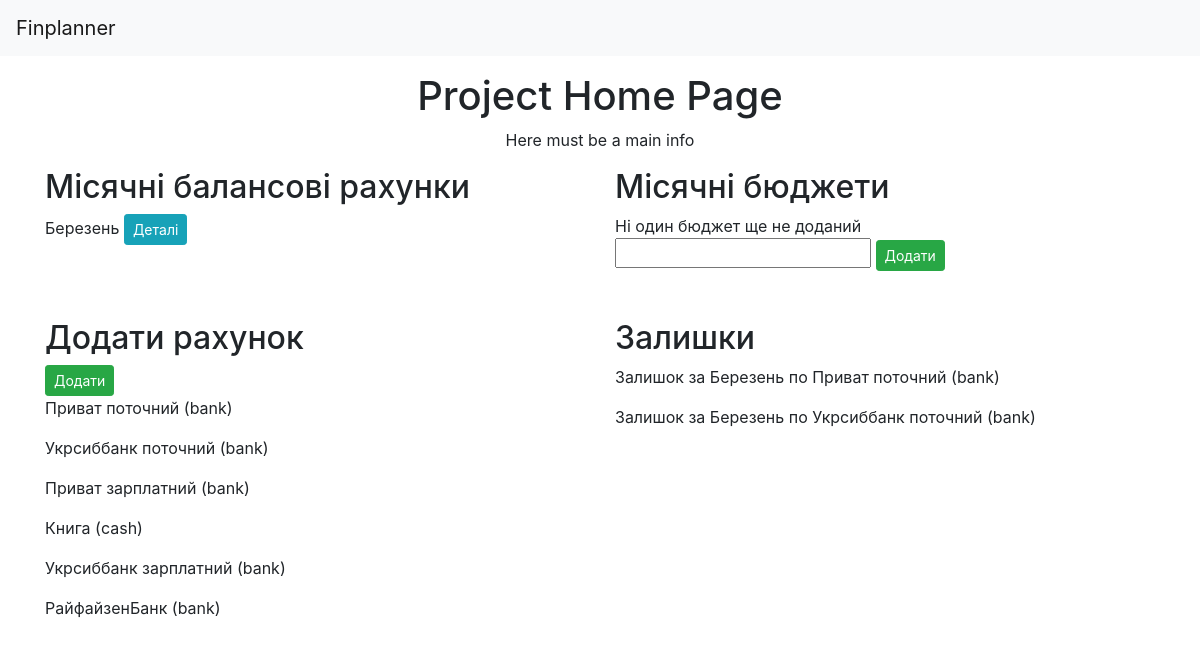
The page / on the database its author committed.
### finance/models/month.py (models this page shows, shortened)
class Month(models.Model):
    class Meta:
        verbose_name = "month"
        verbose_name_plural = "months"
    name = models.CharField(
        max_length=50,
        blank=False,
        null=False,
        verbose_name="Month Name"
    )
    balance = models.IntegerField(
        blank=False,
        null=False,
        default=0,
        verbose_name="Money Amount"
    )
    expenses_plan = models.IntegerField(
        blank=False,
        null=False,
        default=0,
        verbose_name="Amount of Planned Expenses"
    )
    expenses_done = models.IntegerField(
        blank=False,
        null=False,
        default=0,
        verbose_name="Amount of Done Expenses"
    )
    approved = models.NullBooleanField(
        blank=True,
        null=True,
        verbose_name="State of Affirmation")

### finance/models/account.py (models this page shows)
class Account(models.Model):
    TYPE_OF_ACCOUNT = (
        ('cash', u"Готівка"),
        ('bank', u"Банк"),
    )
    class Meta:
        verbose_name = "Bank Account",
        verbose_name_plural = "Bank Accounts"
    name = models.CharField(
        max_length=100,
        blank=False,
        null=False,
        verbose_name="Account Name"
    )
    money = models.IntegerField(
        blank=True,
        null=True,
        verbose_name="Amount of Money"
    )
    blocked = models.IntegerField(
        blank=True,
        null=True,
        verbose_name="Blocked Money"
    )
    kind = models.CharField(
        max_length=100,
        blank=False,
        null=False,
        choices=TYPE_OF_ACCOUNT,
        verbose_name="Type of Account"
    )
    def __unicode__(self):
        return u"%s (%s)" % (self.name, self.kind)

### finance/models/score.py (models this page shows)
class ScorePrototype(models.Model):
    class Meta:
        abstract=True
    month = models.ForeignKey(
        'Month',
        on_delete=models.CASCADE,
        blank=False,
        null=False,
        verbose_name="Month"
    )
    amount = models.IntegerField(
        blank=False,
        null=False,
        verbose_name="Money Amount"
    )
    remainder = models.IntegerField(
        blank=True,
        null=True,
        verbose_name="Money Remainder"
    )

class Score(ScorePrototype):
    class Meta:
        verbose_name = "Belance"
        verbose_name_plural = "Belances"
    account = models.ForeignKey(
        'Account',
        on_delete=models.CASCADE,
        blank=False,
        null=False,
        verbose_name="Bank Account"
    )
    def __unicode__(self):
        return u"Залишок за %s по %s" % (self.month.name, self.account)

### finance/views/months.py (the view)
# urls.py: 2. Add a URL to urlpatterns:  url(r'^$', views.home, name='home')
def home(request):
    content = {}
    content['months'] = Month.objects.all()
    content['accounts'] = Account.objects.all()
    content['scores'] = Score.objects.all()
    content['months_approved'] = content['months'].filter(approved=True)
    content['months_disapproved'] = content['months'].exclude(approved=True)
    form = AddMonth()
    form_account = AddAccount()
    return render(request, 'finance/home.html',
        {'content': content, 'form': form, 'form_account': form_account})

### finance/views/months.py
class AddMonth(forms.Form):
    name = forms.CharField(label="", max_length=50)

### finance/templates/finance/home.html (shortened to what this page needs)
{% extends "finance/base.html" %}
{% block header %}
<div class="row">
    <div class="col-12 text-center ">
        <h1>Project Home Page</h1>
        <p>Here must be a main info</p>
    </div>
</div>
{% endblock %}
{% block content %}
<div class="row mb-5">
    <div class="col-6">
        <h2>Місячні балансові рахунки</h2>
        {% if content.months_approved %}
        {% for month in content.months_approved %}
        <p>{{ month.name }} <a class="btn btn-info btn-sm" href="{% url 'show_balance' month.id %}">Деталі</a>
        {% endfor %}
        {% else %}
        Ні один баланс ще не затверджений
        {% endif %}
    </div>
    <div class="col-6">
        <h2>Місячні бюджети</h2>
        {% if content.months_disapproved %}
        {% for month in content.months_disapproved %}
            <p>{{ month.name }} <a class="btn btn-info btn-sm" href="{% url 'show_month' month.id %}">Деталі</a> <a class="btn btn-danger btn-sm" href="{% url 'delete_month' month.id %}">Видалити</a></p>
        {% endfor %}
        {% else %}
        Ні один бюджет ще не доданий
        {% endif %}
        <form action="/month/add/" method="POST">
            {{ form }}
            <input class="btn btn-success btn-sm" type="submit" value="Додати">
        </form>
    </div>
</div>
<div class="row">
    <div class="col-6">
        <h2>Додати рахунок</h2>
        <form action="/account/add/" method="POST">
            <input class="btn btn-success btn-sm" type="submit" value="Додати">
        </form>
        {% if content.accounts %}
            {% for account in content.accounts %}
                <p>{{ account }}</p>
            {% endfor %}
        {% else %}
            <p>Ще немає рахунків у базі</p>
        {% endif %}
    </div>
    <div class="col-6">
        <h2>Залишки</h2>
        {% if content.scores %}
            {% for score in content.scores %}
                <p>{{ score }}</p>
            {% endfor %}
        {% else %}
            <p>Ще немає залишків</p>
        {% endif %}
    </div>
</div>
{% endblock %}

### rows shown on the page
Month: name "Березень"
Account: name+kind "Приват поточний (bank)"
Account: name+kind "Укрсиббанк поточний (bank)"
Account: name+kind "Приват зарплатний (bank)"
Account: name+kind "Книга (cash)"
Account: name+kind "Укрсиббанк зарплатний (bank)"
Account: name+kind "РайфайзенБанк (bank)"
Score: month+account "Залишок за Березень по Приват поточний (bank)"
Score: month+account "Залишок за Березень по Укрсиббанк поточний (bank)"
